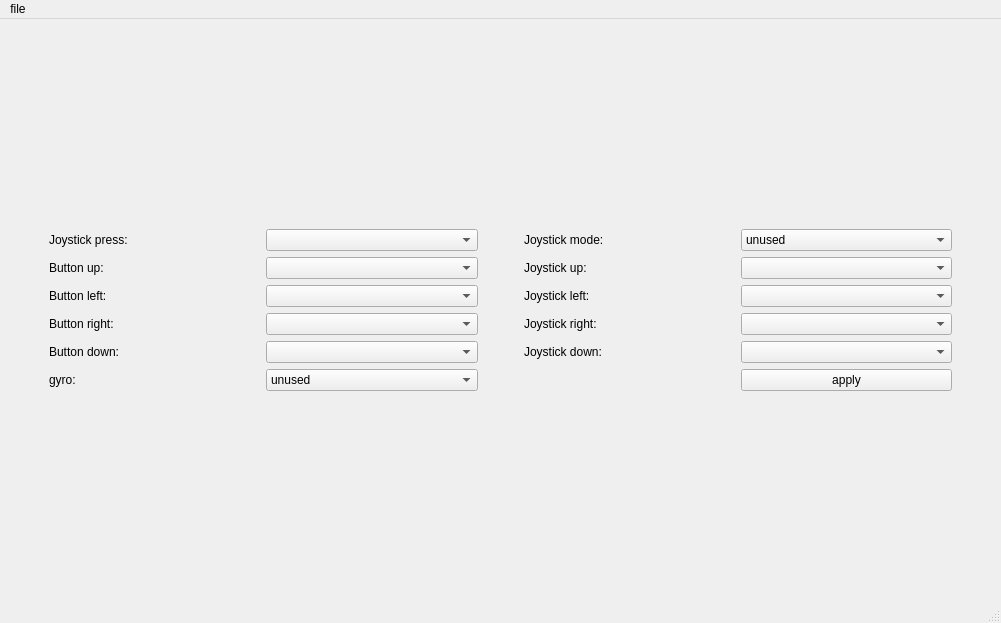
<?xml version="1.0" encoding="UTF-8"?>
<ui version="4.0">
 <class>MainWindow</class>
 <widget class="QMainWindow" name="MainWindow">
  <property name="geometry">
   <rect>
    <x>0</x>
    <y>0</y>
    <width>1001</width>
    <height>623</height>
   </rect>
  </property>
  <property name="windowTitle">
   <string>MainWindow</string>
  </property>
  <widget class="QWidget" name="centralwidget">
   <layout class="QGridLayout" name="gridLayout">
    <item row="1" column="0">
     <spacer name="horizontalSpacer_2">
      <property name="orientation">
       <enum>Qt::Horizontal</enum>
      </property>
      <property name="sizeType">
       <enum>QSizePolicy::Fixed</enum>
      </property>
      <property name="sizeHint" stdset="0">
       <size>
        <width>40</width>
        <height>20</height>
       </size>
      </property>
     </spacer>
    </item>
    <item row="0" column="1">
     <spacer name="verticalSpacer">
      <property name="orientation">
       <enum>Qt::Vertical</enum>
      </property>
      <property name="sizeType">
       <enum>QSizePolicy::Fixed</enum>
      </property>
      <property name="sizeHint" stdset="0">
       <size>
        <width>20</width>
        <height>40</height>
       </size>
      </property>
     </spacer>
    </item>
    <item row="2" column="1">
     <spacer name="verticalSpacer_2">
      <property name="orientation">
       <enum>Qt::Vertical</enum>
      </property>
      <property name="sizeType">
       <enum>QSizePolicy::Fixed</enum>
      </property>
      <property name="sizeHint" stdset="0">
       <size>
        <width>20</width>
        <height>40</height>
       </size>
      </property>
     </spacer>
    </item>
    <item row="1" column="2">
     <spacer name="horizontalSpacer_3">
      <property name="orientation">
       <enum>Qt::Horizontal</enum>
      </property>
      <property name="sizeType">
       <enum>QSizePolicy::Fixed</enum>
      </property>
      <property name="sizeHint" stdset="0">
       <size>
        <width>40</width>
        <height>20</height>
       </size>
      </property>
     </spacer>
    </item>
    <item row="1" column="1">
     <layout class="QGridLayout" name="gridLayout_2">
      <item row="4" column="3">
       <widget class="QLabel" name="label_10">
        <property name="text">
         <string>Joystick down:</string>
        </property>
       </widget>
      </item>
      <item row="0" column="0">
       <widget class="QLabel" name="label_5">
        <property name="text">
         <string>Joystick press:</string>
        </property>
       </widget>
      </item>
      <item row="2" column="3">
       <widget class="QLabel" name="label_8">
        <property name="text">
         <string>Joystick left:</string>
        </property>
       </widget>
      </item>
      <item row="2" column="4">
       <widget class="QComboBox" name="joystick_left"/>
      </item>
      <item row="5" column="4">
       <widget class="QPushButton" name="apply">
        <property name="text">
         <string>apply</string>
        </property>
       </widget>
      </item>
      <item row="4" column="1">
       <widget class="QComboBox" name="button_down"/>
      </item>
      <item row="0" column="4">
       <widget class="QComboBox" name="joystic_mode">
        <item>
         <property name="text">
          <string>unused</string>
         </property>
        </item>
        <item>
         <property name="text">
          <string>mouse movement</string>
         </property>
        </item>
        <item>
         <property name="text">
          <string>buttons</string>
         </property>
        </item>
        <item>
         <property name="text">
          <string>Xinput left joystick</string>
         </property>
        </item>
        <item>
         <property name="text">
          <string>Xinput right joystick</string>
         </property>
        </item>
        <item>
         <property name="text">
          <string>directinput joystick</string>
         </property>
        </item>
       </widget>
      </item>
      <item row="3" column="4">
       <widget class="QComboBox" name="joystick_right"/>
      </item>
      <item row="1" column="4">
       <widget class="QComboBox" name="joystick_up"/>
      </item>
      <item row="1" column="1">
       <widget class="QComboBox" name="button_up"/>
      </item>
      <item row="3" column="1">
       <widget class="QComboBox" name="button_right"/>
      </item>
      <item row="2" column="2">
       <spacer name="horizontalSpacer">
        <property name="orientation">
         <enum>Qt::Horizontal</enum>
        </property>
        <property name="sizeType">
         <enum>QSizePolicy::Fixed</enum>
        </property>
        <property name="sizeHint" stdset="0">
         <size>
          <width>40</width>
          <height>20</height>
         </size>
        </property>
       </spacer>
      </item>
      <item row="3" column="3">
       <widget class="QLabel" name="label_9">
        <property name="text">
         <string>Joystick right:</string>
        </property>
       </widget>
      </item>
      <item row="1" column="3">
       <widget class="QLabel" name="label_7">
        <property name="text">
         <string>Joystick up:</string>
        </property>
       </widget>
      </item>
      <item row="4" column="0">
       <widget class="QLabel" name="label_2">
        <property name="text">
         <string>Button down:</string>
        </property>
       </widget>
      </item>
      <item row="0" column="1">
       <widget class="QComboBox" name="button_analogic"/>
      </item>
      <item row="4" column="4">
       <widget class="QComboBox" name="joystick_down"/>
      </item>
      <item row="1" column="0">
       <widget class="QLabel" name="label">
        <property name="text">
         <string>Button up:</string>
        </property>
       </widget>
      </item>
      <item row="3" column="0">
       <widget class="QLabel" name="label_4">
        <property name="text">
         <string>Button right:</string>
        </property>
       </widget>
      </item>
      <item row="2" column="1">
       <widget class="QComboBox" name="button_left"/>
      </item>
      <item row="2" column="0">
       <widget class="QLabel" name="label_3">
        <property name="text">
         <string>Button left:</string>
        </property>
       </widget>
      </item>
      <item row="0" column="3">
       <widget class="QLabel" name="label_6">
        <property name="text">
         <string>Joystick mode:</string>
        </property>
       </widget>
      </item>
      <item row="5" column="0">
       <widget class="QLabel" name="label_11">
        <property name="text">
         <string>gyro:</string>
        </property>
       </widget>
      </item>
      <item row="5" column="1">
       <widget class="QComboBox" name="gyro">
        <item>
         <property name="text">
          <string>unused</string>
         </property>
        </item>
        <item>
         <property name="text">
          <string>mouse movement</string>
         </property>
        </item>
        <item>
         <property name="text">
          <string>Xinput left joystick</string>
         </property>
        </item>
        <item>
         <property name="text">
          <string>Xinput right joystick</string>
         </property>
        </item>
        <item>
         <property name="text">
          <string>directinput joystick</string>
         </property>
        </item>
       </widget>
      </item>
     </layout>
    </item>
   </layout>
  </widget>
  <widget class="QMenuBar" name="menubar">
   <property name="geometry">
    <rect>
     <x>0</x>
     <y>0</y>
     <width>1001</width>
     <height>22</height>
    </rect>
   </property>
   <widget class="QMenu" name="menufile">
    <property name="title">
     <string>file</string>
    </property>
    <addaction name="actionOpen"/>
    <addaction name="actionSave"/>
    <addaction name="actionSave_as"/>
   </widget>
   <addaction name="menufile"/>
  </widget>
  <widget class="QStatusBar" name="statusbar"/>
  <action name="actionOpen">
   <property name="icon">
    <iconset theme="document-open">
     <normaloff>.</normaloff>.</iconset>
   </property>
   <property name="text">
    <string>Open...</string>
   </property>
   <property name="toolTip">
    <string>Open  a file</string>
   </property>
   <property name="statusTip">
    <string>Open  a file</string>
   </property>
   <property name="shortcut">
    <string>Ctrl+O</string>
   </property>
  </action>
  <action name="actionSave">
   <property name="icon">
    <iconset theme="document-save">
     <normaloff>.</normaloff>.</iconset>
   </property>
   <property name="text">
    <string>Save</string>
   </property>
   <property name="toolTip">
    <string>Save the current file</string>
   </property>
   <property name="statusTip">
    <string>Save the current file</string>
   </property>
   <property name="shortcut">
    <string>Ctrl+S</string>
   </property>
  </action>
  <action name="actionSave_as">
   <property name="icon">
    <iconset theme="document-save-as">
     <normaloff>.</normaloff>.</iconset>
   </property>
   <property name="text">
    <string>Save as...</string>
   </property>
   <property name="toolTip">
    <string>Save as</string>
   </property>
   <property name="shortcut">
    <string>Ctrl+Shift+S</string>
   </property>
  </action>
 </widget>
 <resources/>
 <connections/>
</ui>
